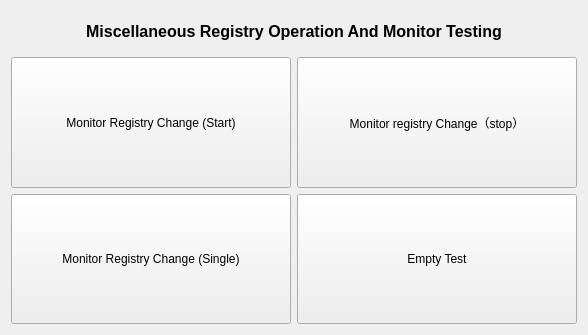
<?xml version="1.0" encoding="UTF-8"?>
<ui version="4.0">
 <class>MiscellaneousWinRegistry</class>
 <widget class="MiscellaneousBase" name="MiscellaneousWinRegistry">
  <property name="geometry">
   <rect>
    <x>0</x>
    <y>0</y>
    <width>588</width>
    <height>335</height>
   </rect>
  </property>
  <property name="windowTitle">
   <string>MiscellaneousWinRegistry</string>
  </property>
  <layout class="QVBoxLayout" name="verticalLayout">
   <item>
    <widget class="QLabel" name="lbTitle">
     <property name="minimumSize">
      <size>
       <width>0</width>
       <height>40</height>
      </size>
     </property>
     <property name="font">
      <font>
       <pointsize>12</pointsize>
       <weight>75</weight>
       <bold>true</bold>
      </font>
     </property>
     <property name="text">
      <string>Miscellaneous Registry Operation And Monitor Testing</string>
     </property>
     <property name="alignment">
      <set>Qt::AlignCenter</set>
     </property>
    </widget>
   </item>
   <item>
    <layout class="QGridLayout" name="gridLayout">
     <item row="1" column="1">
      <widget class="QPushButton" name="btnEmptyTest">
       <property name="sizePolicy">
        <sizepolicy hsizetype="Expanding" vsizetype="Expanding">
         <horstretch>0</horstretch>
         <verstretch>0</verstretch>
        </sizepolicy>
       </property>
       <property name="text">
        <string>Empty Test</string>
       </property>
      </widget>
     </item>
     <item row="0" column="0">
      <widget class="QPushButton" name="btnMonitorRegStart">
       <property name="sizePolicy">
        <sizepolicy hsizetype="Expanding" vsizetype="Expanding">
         <horstretch>0</horstretch>
         <verstretch>0</verstretch>
        </sizepolicy>
       </property>
       <property name="minimumSize">
        <size>
         <width>140</width>
         <height>30</height>
        </size>
       </property>
       <property name="text">
        <string>Monitor Registry Change (Start)</string>
       </property>
      </widget>
     </item>
     <item row="0" column="1">
      <widget class="QPushButton" name="btnMonitorRegStop">
       <property name="sizePolicy">
        <sizepolicy hsizetype="Expanding" vsizetype="Expanding">
         <horstretch>0</horstretch>
         <verstretch>0</verstretch>
        </sizepolicy>
       </property>
       <property name="text">
        <string>Monitor registry Change（stop）</string>
       </property>
      </widget>
     </item>
     <item row="1" column="0">
      <widget class="QPushButton" name="btnEventWrite">
       <property name="sizePolicy">
        <sizepolicy hsizetype="Expanding" vsizetype="Expanding">
         <horstretch>0</horstretch>
         <verstretch>0</verstretch>
        </sizepolicy>
       </property>
       <property name="text">
        <string>Monitor Registry Change (Single)</string>
       </property>
      </widget>
     </item>
    </layout>
   </item>
  </layout>
 </widget>
 <layoutdefault spacing="6" margin="11"/>
 <customwidgets>
  <customwidget>
   <class>MiscellaneousBase</class>
   <extends>QWidget</extends>
   <header>MiscellaneousBase.h</header>
   <container>1</container>
  </customwidget>
 </customwidgets>
 <resources/>
 <connections/>
</ui>
